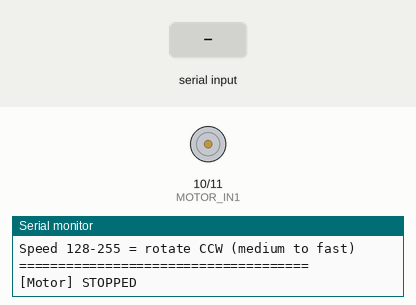
This sketch was run on a simulated Arduino Uno, built with avr-gcc and run on an emulated ATmega328P. On the bench: motor-driver pin pairs drawn as motors (green arrow = first pin HIGH = forward, orange = second pin HIGH = backward, longer = more drive, scaled by the enable pin), the last lines printed to the serial monitor. The inputs (shaded band) are chosen by the test bench.

Above: at 2.2 s.
2.3 s: "90,45\n" received over Serial
At 3.5 s:
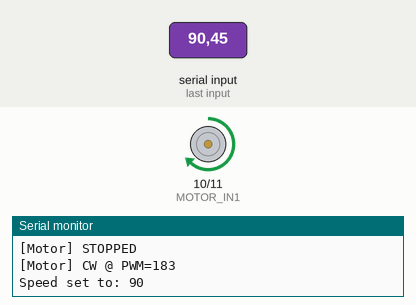
3.8 s: "200\n" received over Serial
At 4.5 s:
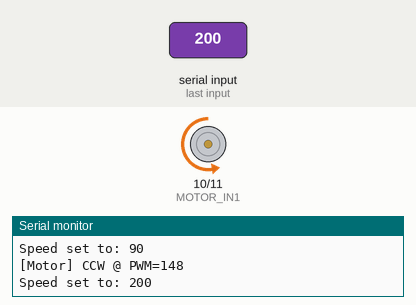
5.3 s: "30,150\n" received over Serial
At 5.8 s:
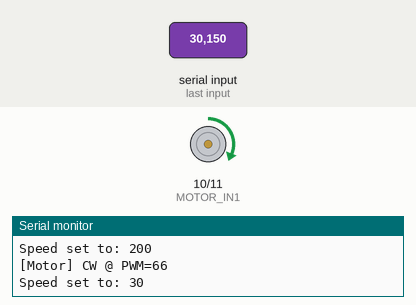
6.8 s: "5\n" received over Serial
At 7.1 s:
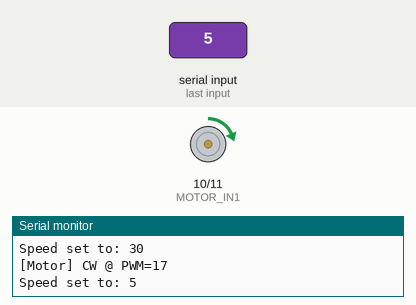
8.3 s: "90\n" received over Serial
At 9.2 s:
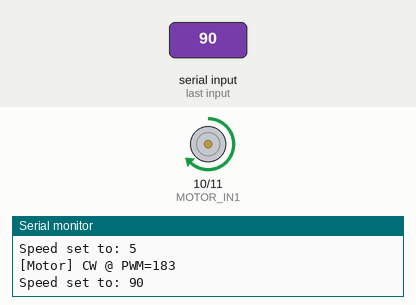
Timing chart, 0 to 10.8 s (numbered marks = the images above; inputs shaded):
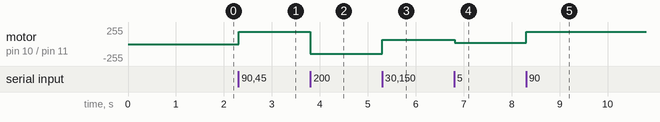

The sketch:

esp32.ino
```cpp
/*
  ESP32-S3 + L298N Motor Driver
  Control motor speed via serial terminal (0-255)

  L298N Pinout:
  - IN1: Forward direction control
  - IN2: Reverse direction control
  - Enable (ENA): PWM speed control
*/

// Motor control pins
const int MOTOR_IN1 = 10;   // Forward direction
const int MOTOR_IN2 = 11;   // Reverse direction
const int MOTOR_ENABLE = 9; // PWM speed control (0-255)

// Motor state
int currentSpeed = 0;

void setup()
{
    // Initialize serial communication
    Serial.begin(115200);
    delay(1000);

    Serial.println("\n=== ESP32-S3 Motor/Speed Control ===");
    Serial.println("Enter a number 0-255 to set motor speed");
    Serial.println("Speed 0 = stop");
    Serial.println("Speed 1-127 = rotate CW (slow to medium)");
    Serial.println("Speed 128-255 = rotate CCW (medium to fast)");
    Serial.println("=====================================\n");

    // Configure motor pins
    pinMode(MOTOR_IN1, OUTPUT);
    pinMode(MOTOR_IN2, OUTPUT);
    pinMode(MOTOR_ENABLE, OUTPUT);

    // Start with motor stopped
    setMotorSpeed(0);
}

void loop()
{
    // Check for serial input
    if (Serial.available())
    {
        String input = Serial.readStringUntil('\n');
        input.trim();

        if (input.length() > 0)
        {
            // Try to parse as integer
            int speed = input.toInt();

            // Validate range
            if (speed >= 0 && speed <= 255)
            {
                setMotorSpeed(speed);
                Serial.print("Speed set to: ");
                Serial.println(speed);
            }
            else
            {
                Serial.print("Invalid speed '");
                Serial.print(input);
                Serial.println("'. Please enter 0-255");
            }
        }
    }

    delay(10);
}

void setMotorSpeed(int speed)
{
    currentSpeed = speed;

    if (speed == 0)
    {
        // Stop motor
        digitalWrite(MOTOR_IN1, LOW);
        digitalWrite(MOTOR_IN2, LOW);
        analogWrite(MOTOR_ENABLE, 0);
        Serial.println("[Motor] STOPPED");
    }
    else if (speed <= 127)
    {
        // Forward direction (CW) - speed increases from 0 to 255
        int pwmValue = map(speed, 1, 127, 10, 255);
        digitalWrite(MOTOR_IN1, HIGH);
        digitalWrite(MOTOR_IN2, LOW);
        analogWrite(MOTOR_ENABLE, pwmValue);
        Serial.print("[Motor] CW @ PWM=");
        Serial.println(pwmValue);
    }
    else
    {
        // Reverse direction (CCW) - speed maps 128-255 to 0-255 PWM
        int pwmValue = map(speed, 128, 255, 10, 255);
        digitalWrite(MOTOR_IN1, LOW);
        digitalWrite(MOTOR_IN2, HIGH);
        analogWrite(MOTOR_ENABLE, pwmValue);
        Serial.print("[Motor] CCW @ PWM=");
        Serial.println(pwmValue);
    }
}
```

Measured:
- after the input at 2.3 s, motor on pin 10 (MOTOR_IN1) / pin 11 (MOTOR_IN2): stopped → forward 183/255 at once
- after the input at 3.8 s, motor on pin 10 (MOTOR_IN1) / pin 11 (MOTOR_IN2): forward 183/255 → backward 148/255 at once
- after the input at 5.3 s, motor on pin 10 (MOTOR_IN1) / pin 11 (MOTOR_IN2): backward 148/255 → forward 66/255 at once
- after the input at 6.8 s, motor on pin 10 (MOTOR_IN1) / pin 11 (MOTOR_IN2): forward 66/255 → forward 17/255 at once
- after the input at 8.3 s, motor on pin 10 (MOTOR_IN1) / pin 11 (MOTOR_IN2): forward 17/255 → forward 183/255 at once
